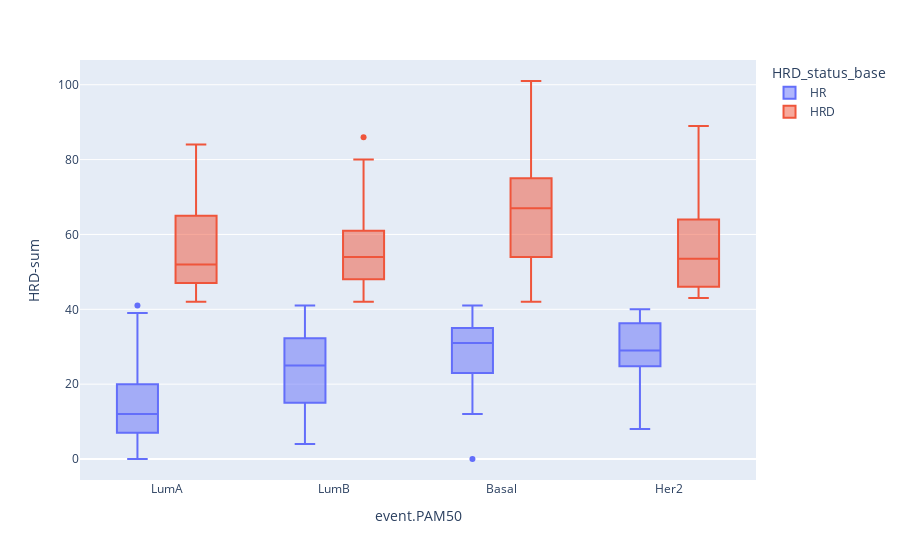

Notebook cell for this chart:
### Code cell
px.box(metadata, x = 'event.PAM50', y = 'HRD-sum', color = 'HRD_status_base')

### Figure 1 — Plotly figure (JSON) as saved in the notebook; plotly's stock layout.template omitted (floating-point values rounded to 4 significant figures; data arrays with more than 128 entries replaced by an {"elided": "..."} marker saying what was removed)
{"data": [{"alignmentgroup": "True", "hovertemplate": "HRD_status_base=HR<br>event.PAM50=%{x}<br>HRD-sum=%{y}<extra></extra>", "legendgroup": "HR", "marker": {"color": "#636efa"}, "name": "HR", "notched": false, "offsetgroup": "HR", "orientation": "v", "showlegend": true, "type": "box", "x": {"elided": "652 str values"}, "x0": " ", "xaxis": "x", "y": {"elided": "652 int values"}, "y0": " ", "yaxis": "y"}, {"alignmentgroup": "True", "hovertemplate": "HRD_status_base=HRD<br>event.PAM50=%{x}<br>HRD-sum=%{y}<extra></extra>", "legendgroup": "HRD", "marker": {"color": "#EF553B"}, "name": "HRD", "notched": false, "offsetgroup": "HRD", "orientation": "v", "showlegend": true, "type": "box", "x": {"elided": "205 str values"}, "x0": " ", "xaxis": "x", "y": {"elided": "205 int values"}, "y0": " ", "yaxis": "y"}], "layout": {"boxmode": "group", "legend": {"title": {"text": "HRD_status_base"}, "tracegroupgap": 0}, "margin": {"t": 60}, "xaxis": {"anchor": "y", "domain": [0, 1], "title": {"text": "event.PAM50"}}, "yaxis": {"anchor": "x", "domain": [0, 1], "title": {"text": "HRD-sum"}}}}
